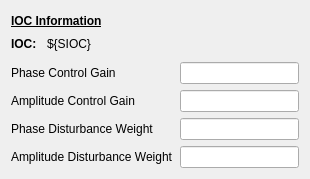
<?xml version="1.0" encoding="UTF-8"?>
<ui version="4.0">
 <class>Form</class>
 <widget class="QWidget" name="Form">
  <property name="geometry">
   <rect>
    <x>0</x>
    <y>0</y>
    <width>310</width>
    <height>179</height>
   </rect>
  </property>
  <property name="windowTitle">
   <string>Adaptive Feedback Settings - ${DEV}</string>
  </property>
  <layout class="QVBoxLayout" name="verticalLayout">
   <item>
    <layout class="QGridLayout" name="gridLayout_3">
     <property name="topMargin">
      <number>0</number>
     </property>
     <item row="1" column="0">
      <widget class="QLabel" name="label_2">
       <property name="maximumSize">
        <size>
         <width>30</width>
         <height>16777215</height>
        </size>
       </property>
       <property name="font">
        <font>
         <weight>75</weight>
         <bold>true</bold>
        </font>
       </property>
       <property name="text">
        <string>IOC: </string>
       </property>
      </widget>
     </item>
     <item row="0" column="2">
      <spacer name="horizontalSpacer">
       <property name="orientation">
        <enum>Qt::Horizontal</enum>
       </property>
       <property name="sizeHint" stdset="0">
        <size>
         <width>40</width>
         <height>20</height>
        </size>
       </property>
      </spacer>
     </item>
     <item row="1" column="1">
      <widget class="PyDMLabel" name="PyDMLabel">
       <property name="toolTip">
        <string/>
       </property>
       <property name="text">
        <string>${SIOC}</string>
       </property>
      </widget>
     </item>
     <item row="0" column="0" colspan="2">
      <widget class="QLabel" name="label">
       <property name="font">
        <font>
         <weight>75</weight>
         <bold>true</bold>
         <underline>true</underline>
        </font>
       </property>
       <property name="text">
        <string>IOC Information</string>
       </property>
      </widget>
     </item>
    </layout>
   </item>
   <item>
    <spacer name="verticalSpacer">
     <property name="orientation">
      <enum>Qt::Vertical</enum>
     </property>
     <property name="sizeType">
      <enum>QSizePolicy::Fixed</enum>
     </property>
     <property name="sizeHint" stdset="0">
      <size>
       <width>20</width>
       <height>5</height>
      </size>
     </property>
    </spacer>
   </item>
   <item>
    <layout class="QGridLayout" name="gridLayout">
     <item row="0" column="0">
      <widget class="QLabel" name="label_91">
       <property name="font">
        <font>
         <weight>50</weight>
         <bold>false</bold>
        </font>
       </property>
       <property name="text">
        <string>Phase Control Gain</string>
       </property>
      </widget>
     </item>
     <item row="1" column="0">
      <widget class="QLabel" name="label_92">
       <property name="font">
        <font>
         <weight>50</weight>
         <bold>false</bold>
        </font>
       </property>
       <property name="text">
        <string>Amplitude Control Gain</string>
       </property>
      </widget>
     </item>
     <item row="3" column="0">
      <widget class="QLabel" name="label_94">
       <property name="font">
        <font>
         <weight>50</weight>
         <bold>false</bold>
        </font>
       </property>
       <property name="text">
        <string>Amplitude Disturbance Weight</string>
       </property>
      </widget>
     </item>
     <item row="2" column="0">
      <widget class="QLabel" name="label_93">
       <property name="font">
        <font>
         <weight>50</weight>
         <bold>false</bold>
        </font>
       </property>
       <property name="text">
        <string>Phase Disturbance Weight</string>
       </property>
      </widget>
     </item>
     <item row="0" column="1">
      <widget class="PyDMLineEdit" name="PyDMLineEdit_68">
       <property name="maximumSize">
        <size>
         <width>120</width>
         <height>16777215</height>
        </size>
       </property>
       <property name="toolTip">
        <string/>
       </property>
       <property name="alignment">
        <set>Qt::AlignCenter</set>
       </property>
       <property name="channel" stdset="0">
        <string>ca://${DEV}:PGAINADPT</string>
       </property>
      </widget>
     </item>
     <item row="1" column="1">
      <widget class="PyDMLineEdit" name="PyDMLineEdit_69">
       <property name="maximumSize">
        <size>
         <width>120</width>
         <height>16777215</height>
        </size>
       </property>
       <property name="toolTip">
        <string/>
       </property>
       <property name="alignment">
        <set>Qt::AlignCenter</set>
       </property>
       <property name="channel" stdset="0">
        <string>ca://${DEV}:AGAINADPT</string>
       </property>
      </widget>
     </item>
     <item row="2" column="1">
      <widget class="PyDMLineEdit" name="PyDMLineEdit_70">
       <property name="maximumSize">
        <size>
         <width>120</width>
         <height>16777215</height>
        </size>
       </property>
       <property name="toolTip">
        <string/>
       </property>
       <property name="alignment">
        <set>Qt::AlignCenter</set>
       </property>
       <property name="channel" stdset="0">
        <string>ca://${DEV}:PWGHTDISTB</string>
       </property>
      </widget>
     </item>
     <item row="3" column="1">
      <widget class="PyDMLineEdit" name="PyDMLineEdit_71">
       <property name="maximumSize">
        <size>
         <width>120</width>
         <height>16777215</height>
        </size>
       </property>
       <property name="toolTip">
        <string/>
       </property>
       <property name="alignment">
        <set>Qt::AlignCenter</set>
       </property>
       <property name="channel" stdset="0">
        <string>ca://${DEV}:AWGHTDISTB</string>
       </property>
      </widget>
     </item>
    </layout>
   </item>
  </layout>
 </widget>
 <customwidgets>
  <customwidget>
   <class>PyDMLabel</class>
   <extends>QLabel</extends>
   <header>pydm.widgets.label</header>
  </customwidget>
  <customwidget>
   <class>PyDMLineEdit</class>
   <extends>QLineEdit</extends>
   <header>pydm.widgets.line_edit</header>
  </customwidget>
 </customwidgets>
 <resources/>
 <connections/>
</ui>
